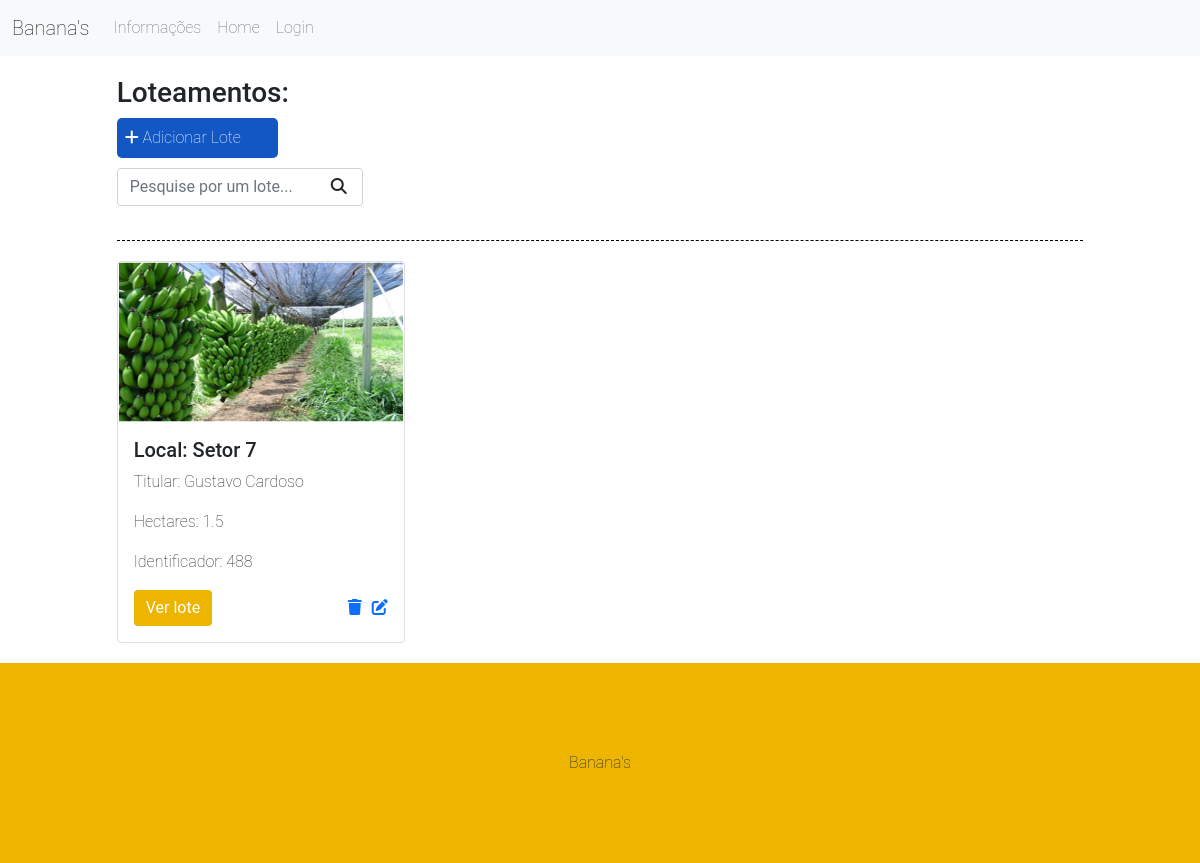
The app's page /, older data.
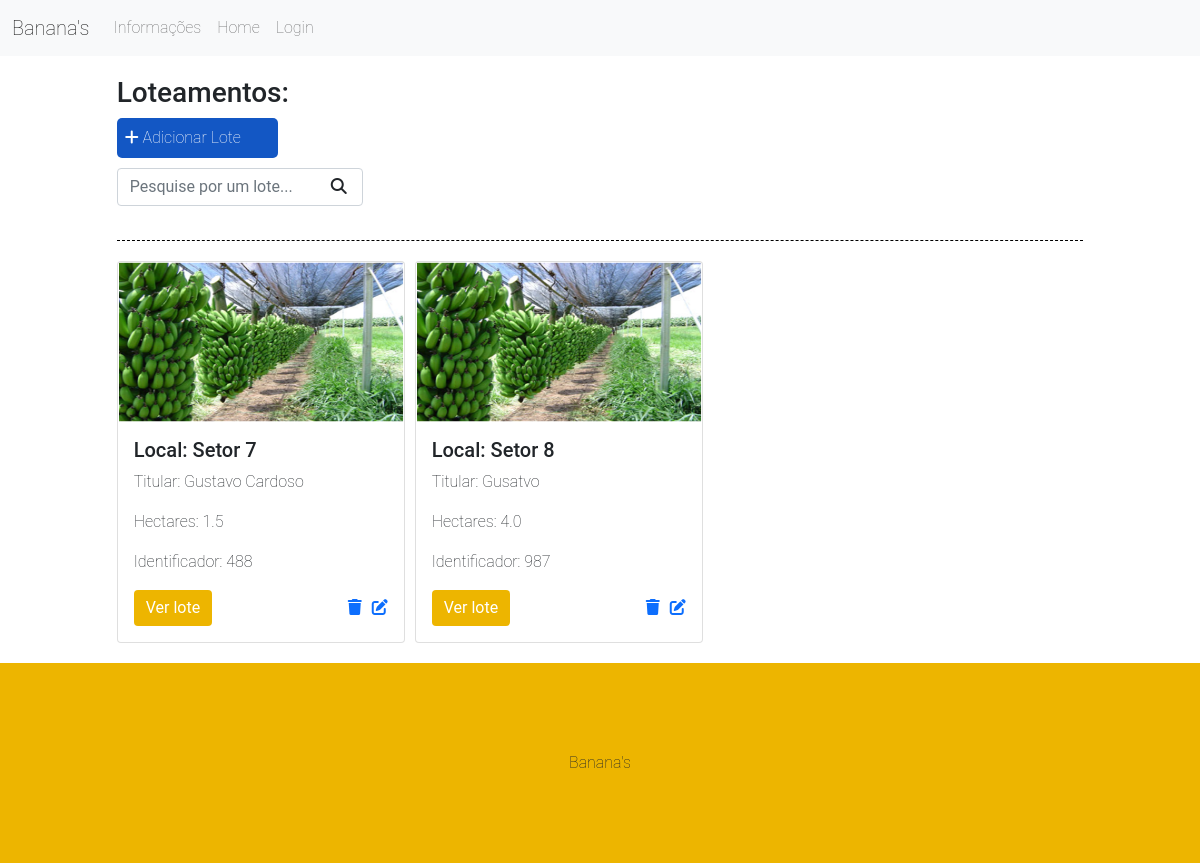
The same page, newer data.
### bananas/models.py (models this page shows)
class Lots(models.Model):
    nome_titular = models.CharField(max_length=255)
    local = models.CharField(max_length=255)
    hectares = models.FloatField()
    numero = models.IntegerField()
    img = models.ImageField(default='img/lote.png')

### bananas/views.py (the view)
# urls.py: path('', views.listLots, name='Lotes'),
def listLots(request):
    if request.method == 'POST':
        form = LotForm(request.POST)
        if form.is_valid():
            form.save()
            return redirect('/')
        else:
            form = LotForm()
            return render(request, 'partials/list-lots.html', {'form': form})
    else:
        form = LotForm()
        search = request.GET.get('search')
        if search:
            lots = Lots.objects.filter(local__icontains=search)
        else:
            lots = Lots.objects.all()
        return render(request, 'partials/list-lots.html', {'lots':lots, 'form': form})

### bananas/forms.py
class LotForm(forms.ModelForm):
    class Meta:
        model = Lots
        fields = ('nome_titular', 'local', 'hectares', 'numero')

### bananas/templates/partials/list-lots.html (shortened to what this page needs)
{% extends 'base.html'%}
{% block content %}
{% load static %}
<main>
<div class="offset-1 col-10 list-div">
    <h3>Loteamentos:</h3>
    <div>
        <div id="add-lot" class="col-2 add-div">
            <i class="fas fa-plus"></i> Adicionar Lote
        </div>
    </div>
    <div class="col-9 search-div">
        <form method="GET" id='search-form'>
            <input class="form-control" type="text" id="search" name="search" placeholder="Pesquise por um lote... " value="{{ request.GET.search }}">
            <i class="fa-solid fa-magnifying-glass" id="search-btn"></i>
        </form>
    </div>
    <div class="division"></div>
    <div class="list-lots">
        {% for lot in lots %}
            <div class="card" style="width: 18rem;">
                <img src="{% static 'img/lote.png' %}" class="card-img-top" alt="..." style="height: 10rem; ">
                <div class="card-body">
                    <h5 class="card-title">Local: {{lot.local}}</h5>
                    <p class="card-text">Titular: {{lot.nome_titular}}</p>
                    <p class="card-text">Hectares: {{lot.hectares}}</p>
                    <p class="card-text">Identificador: {{lot.numero}}</p>
                    <div class="lot-bottom">
                        <a href="/lot/{{lot.id}}" class="btn btn-primary">Ver lote</a>
                        <div class="options">
                            <span><a href="/deleteLot/{{lot.id}}"><i class="fas fa-trash"></i></a></span>
                            <span><a href="/edit/{{lot.id}}"><i class="fas fa-edit"></i></a></span>
                        </div>
                    </div>
                </div>
            </div>
        {% endfor %}
    </div>
</div>
</main>
{% endblock %}

### bananas/templates/base.html (shortened to what this page needs)
{% load static %}
<!DOCTYPE html>
<html lang="pr-br">
<head>
    <link rel="stylesheet" href="https://cdnjs.cloudflare.com/ajax/libs/font-awesome/6.5.1/css/all.min.css"
 />
    <link href="https://cdn.jsdelivr.net/npm/bootstrap@5.0.2/dist/css/bootstrap.min.css" rel="stylesheet">
    <link rel="stylesheet" href="{% static 'css/base.css' %}" />
    <link rel="stylesheet" href="https://cdnjs.cloudflare.com/ajax/libs/font-awesome/6.5.2/css/all.min.css" />
</head>
<body>
  <nav class="navbar navbar-expand-lg navbar-light bg-light">
    <div class="container-fluid">
      <a class="navbar-brand" href="/">Banana's</a>
      <div class="collapse navbar-collapse" id="navbarNavDropdown">
        <ul class="navbar-nav">
          <li class="nav-item">
            <a class="nav-link" href="#">Informações</a>
          </li>
          <li class="nav-item">
            <a class="nav-link" href="/">Home</a>
          </li>
          <li class="nav-item">
            <a class="nav-link" href="#">Login</a>
          </li>
        </ul>
      </div>
    </div>
  </nav>
    {% block content %}
    {% endblock %}
    <footer>
        Banana's
    </footer>
</body>
</html>

### bananas/static/css/base.css (style rules this page uses)
body { margin: 0; padding: 0; box-sizing: border-box; font-family: "Roboto", sans-serif; font-weight: 100; font-style: normal; }
main { width: 100%; min-height: calc(100vh - 200px); display: flex; align-items: flex-start; justify-content: flex-start; flex-direction: column; padding: 20px; }
footer { display: flex; align-items: center; justify-content: center; height: 200px; width: 100%; background: #edb500; }
.search-div { display: flex; width: 100%; }
#search-btn { position: relative; left: 87%; bottom: 50%; cursor: pointer; }
.navbar { background: #edb500; }
.division { display: flex; height: 1px; width: 100%; border-bottom: 1px dashed #000; margin: 10px 0 20px 0; }
.list-lots { display: flex; justify-content: start; align-items: start; gap: 10px; flex-wrap: wrap; }
.btn-primary { background: #edb500; border: #edb500;; }
.add-div { background-color: #1357c4; cursor: pointer; display: inline-block; color: #fff; padding: 8px; border-radius: 5px; margin-right: 25px; margin-bottom: 10px; }
.lot-bottom { display: flex; align-items: center; justify-content: space-between; }
.options { display: flex; gap: 10px; }

Row changes from the older to the newer data that the page shows:
added Lots: local "Setor 8", nome_titular "Gusatvo", hectares "4.0", numero "987"
